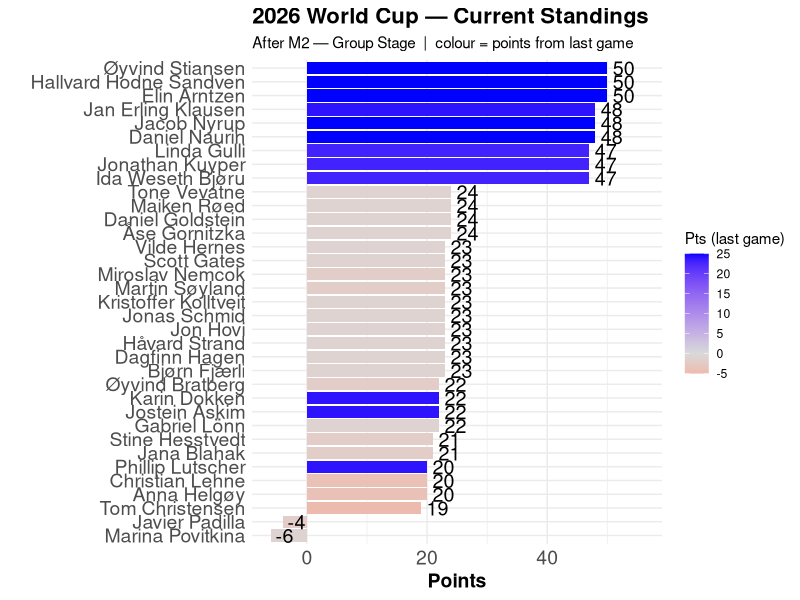

Reproduce this figure in R. (Note: this script raises an error after producing the figure.)
## ---- chunk 1

library(tidyverse)
library(igraph)
library(readxl)
library(knitr)

knitr::opts_chunk$set(out.width = "100%")

## ---- chunk 2
#| label: graph
#| echo: false
#| warning: false
#| fig-height: 10
#| fig-width: 10


library(tidyverse)

invisible(capture.output(Sys.setlocale()))

# ── Parameter ─────────────────────────────────────────────────────────────────
lag <- 1   # number of games back for the colour fill; change as needed

# ── Load data ─────────────────────────────────────────────────────────────────
df <- read_delim(here::here("gData", "standings.csv"), delim = ";",
                 locale = locale(encoding = "UTF-8"),
                 show_col_types = FALSE) |>
  mutate(full_name = if_else(is.na(full_name) | full_name == "", player, full_name))

last_match_no  <- max(df$match)
last_stage     <- df |> filter(match == last_match_no) |> pull(stage) |> first()
played_matches <- sort(unique(df$match))

# Score lag games ago (or 0 if fewer games have been played)
lag_match <- if (length(played_matches) > lag) {
  played_matches[length(played_matches) - lag]
} else {
  NA_integer_
}

lag_scores <- if (!is.na(lag_match)) {
  df |> filter(match == lag_match) |> select(player, lag_score = cumulative)
} else {
  tibble(player = unique(df$player), lag_score = 0L)
}

# ── Current standings ─────────────────────────────────────────────────────────
hbar <- df |>
  filter(match == last_match_no) |>
  left_join(lag_scores, by = "player") |>
  mutate(
    lag_score = replace_na(lag_score, 0L),
    diff      = cumulative - lag_score,
    full_name = fct_reorder(full_name, cumulative)
  )

lag_label <- if (lag == 1) "last game" else paste0("last ", lag, " games")

# ── Plot ──────────────────────────────────────────────────────────────────────
p <- ggplot(hbar, aes(x = full_name, y = cumulative, fill = diff)) +
  geom_col() +
  scale_y_continuous(limits = c(min(min(hbar$cumulative), 0), max(hbar$cumulative) * 1.12)) +
  coord_flip() +
  scale_fill_gradient2(low = "red", high = "blue", mid = "grey85", midpoint = 0,
                       name = paste0("Pts (", lag_label, ")")) +
  geom_text(aes(label = cumulative), hjust = -0.25, size = 5) +
  ylab("Points") +
  xlab(" ") +
  labs(
    title    = "2026 World Cup — Current Standings",
    subtitle = paste0("After M", last_match_no, " — ", last_stage,
                      "  |  colour = points from ", lag_label)
  ) +
  theme_minimal() +
  theme(
    axis.text  = element_text(size = 14),
    axis.title = element_text(size = 14, face = "bold"),
    plot.title = element_text(face = "bold", size = 16)
  )
ggsave("standings.png",
       width = 10, height = 10, dpi = 150)


## ---- chunk 3
knitr::include_graphics("standings.png")
